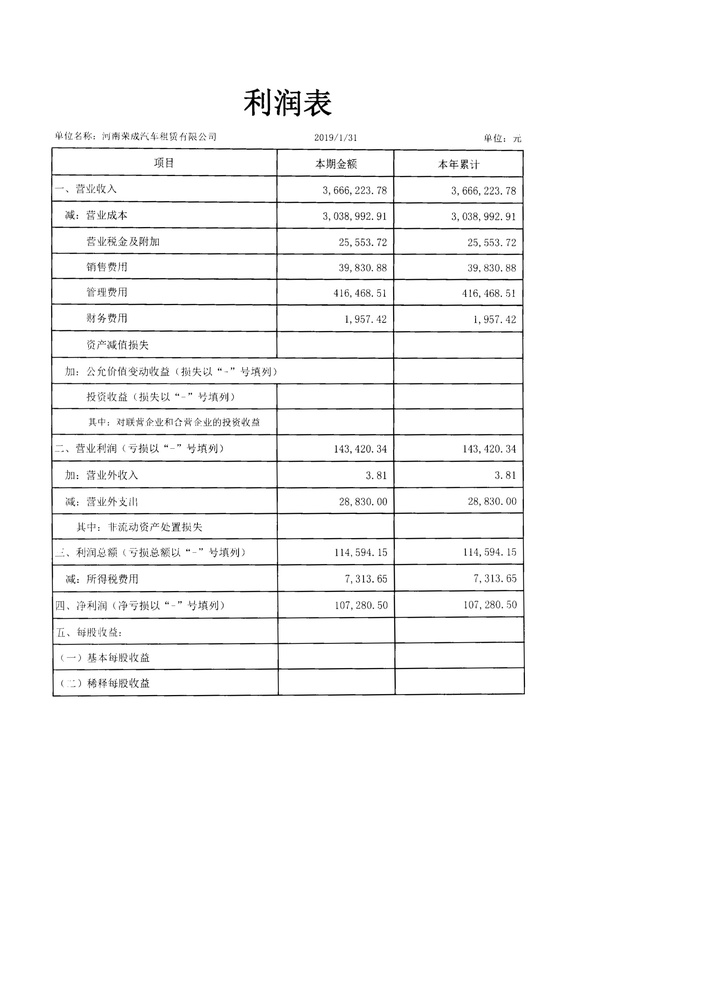
#> input picture test_images/rotated02.jpg, 706 x 999 px, shrunk from 2480 x 3507 before the run, found by its file name
$ python tableRecognition.py
#> lines starting #> are read from the running program, lines starting #| are printed output that depends on the picture; after the words box and inside, x2 and y2 are one past the last pixel; in counts of white or black regions, pixels touching at a corner belong together
#> further down, src is the input picture: shape (999, 706, 3); min 0, max 255, mean 247.5
import cv2
import numpy as np
import math
import xlsxwriter
import os
import pandas as pd
from addict import Dict

# 构建一个类，作用类似于结构体
class cell:
	# [4 lines left out: function __init__, not called in this run]

class TabRecognition:
	def __init__(self,image,logPath):
		'''
		image: original image
		target: the combine of box and content
		'''
		self.image = image
		self.logPath = logPath

	'''
	函数 islianjie（） 用于判断两点之间是否有连接。原理：两点之间 取多条 垂直的 横截线段，如果有像素值为0的，可以判断这两点是断开的。
	'''
	# [16 lines left out: function islianjie, not called in this run]

	def crossingpointDetection(self):
		raw = self.image
		gray = cv2.cvtColor(raw, cv2.COLOR_BGR2GRAY)    #  转换为灰度图片
		binary = cv2.adaptiveThreshold(~gray, 255, cv2.ADAPTIVE_THRESH_GAUSSIAN_C, cv2.THRESH_BINARY, 35, -5)
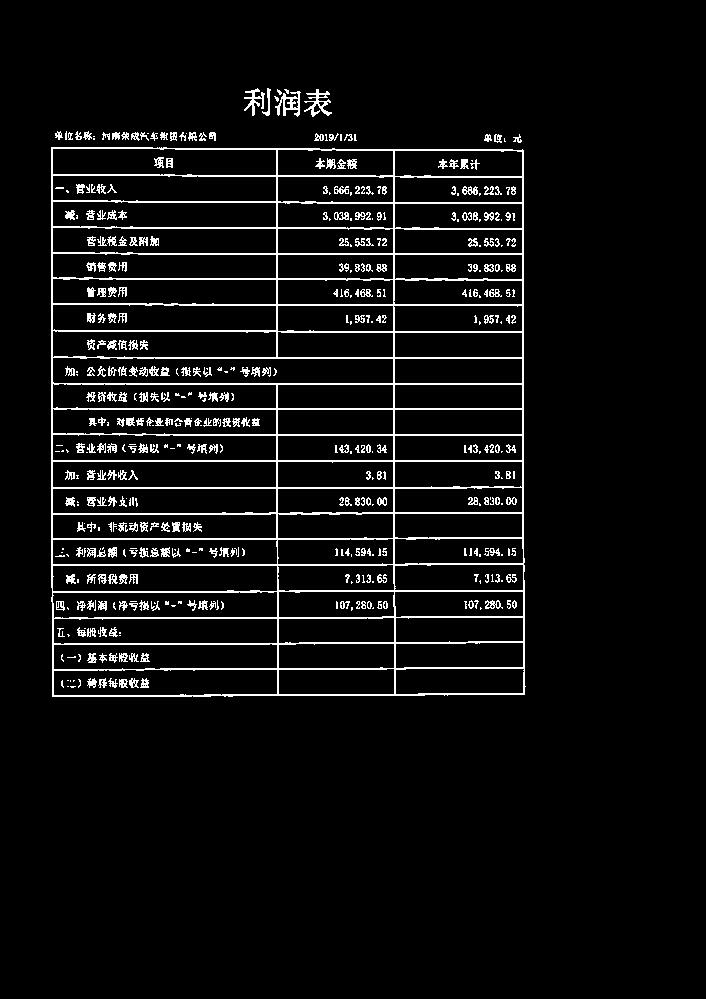
#> binary: shape (999, 706); 5.6% white in thin lines or dots, all inside (x1, y1, x2, y2) = (51, 88, 526, 697)

		# 自适应获取核值
		rows, cols = binary.shape
#> rows = 999; cols = 706
		scale = 20
		scale2 = 15
		# 形态学处理，识别横线:
		kernel = cv2.getStructuringElement(cv2.MORPH_RECT, (cols // scale, 1))
		kernel1 = cv2.getStructuringElement(cv2.MORPH_RECT, (cols // scale2, 1))
		eroded = cv2.erode(binary, kernel, iterations=1)
#> eroded: shape (999, 706); 2.4% white in thin lines or dots, all inside (x1, y1, x2, y2) = (68, 147, 508, 697)
		dilated_col = cv2.dilate(eroded, kernel1, iterations=1)
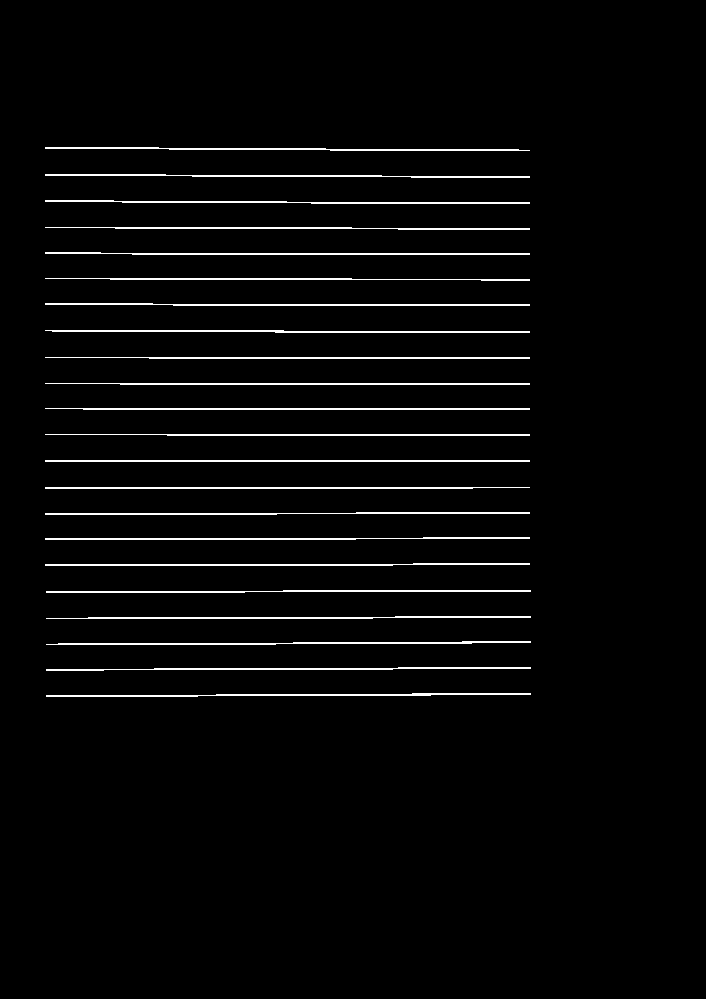
#> dilated_col: shape (999, 706); 2.9% white in thin lines or dots, all inside (x1, y1, x2, y2) = (45, 147, 531, 697)
		cv2.imwrite(self.logPath+"1_横向形态学.jpg", dilated_col)

		# 形态学处理，识别竖线：
		# scale = 40#scale越大，越能检测出不存在的线
		kernel = cv2.getStructuringElement(cv2.MORPH_RECT, (1, rows // 35))  # scale
#> kernel = 28 values from 1 to 1
		kernel2 = cv2.getStructuringElement(cv2.MORPH_RECT, (1, rows // 20))  # scale2
#> kernel2 = 49 values from 1 to 1
		eroded = cv2.erode(binary, kernel, iterations=1)
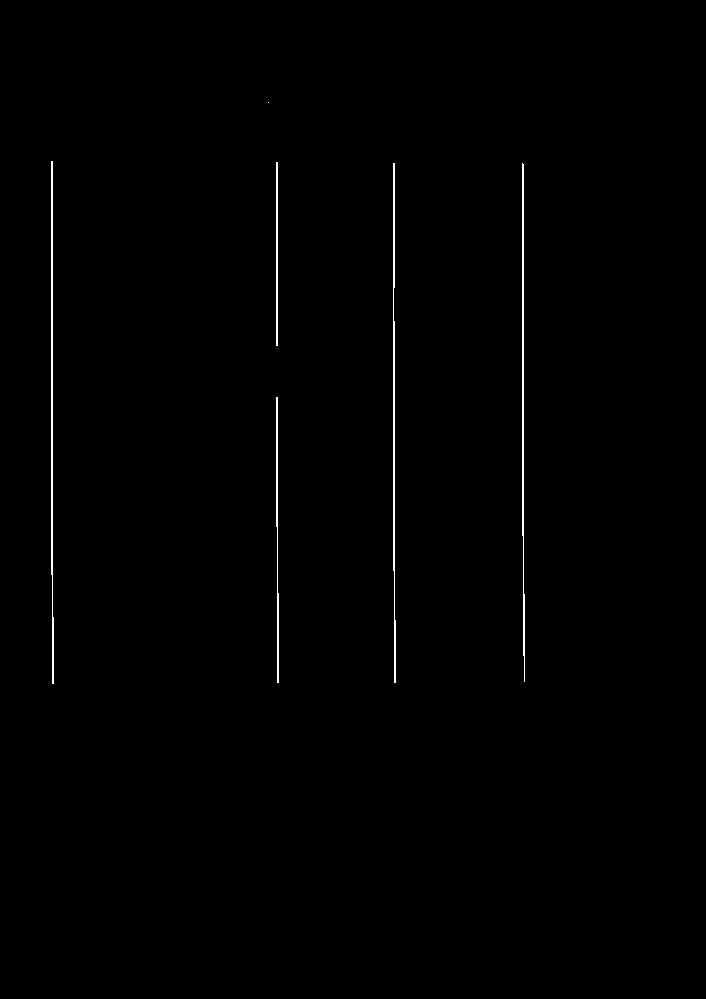
#> eroded: shape (999, 706); 0.54% white in thin lines or dots, all inside (x1, y1, x2, y2) = (51, 102, 525, 684)
		dilated_row = cv2.dilate(eroded, kernel2, iterations=1)
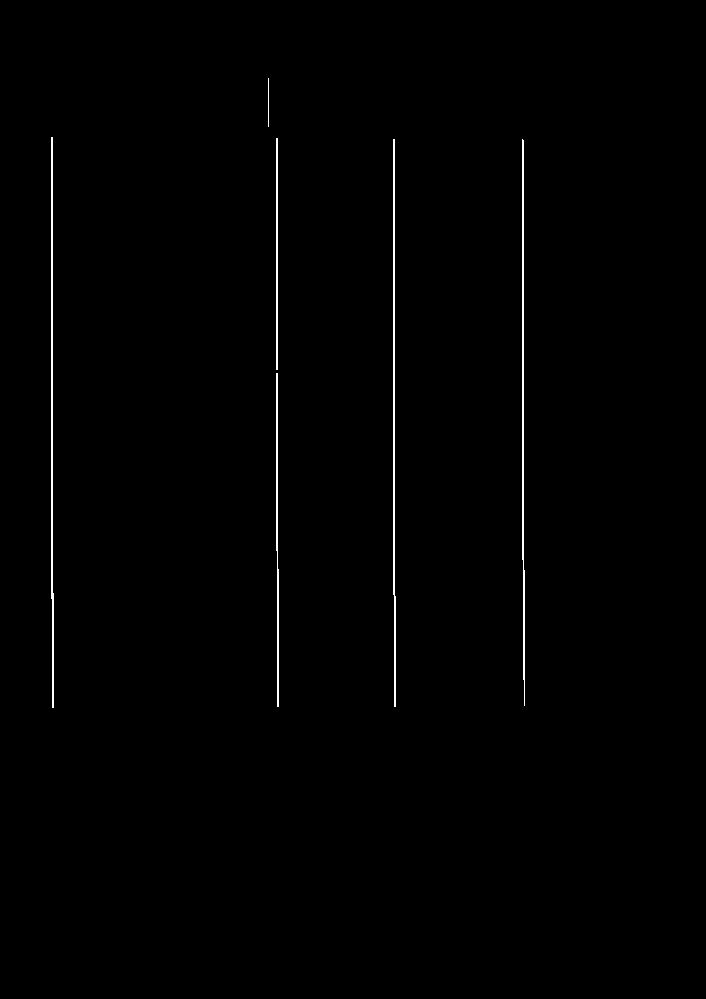
#> dilated_row: shape (999, 706); 0.64% white in thin lines or dots, all inside (x1, y1, x2, y2) = (51, 78, 525, 708)
		cv2.imwrite(self.logPath+"2_竖向形态学.jpg", dilated_row)

		# 将识别出来的横竖线合起来
		bitwise_and = cv2.bitwise_and(dilated_col, dilated_row)  # 对二值图进行 与操作，即可求得交点
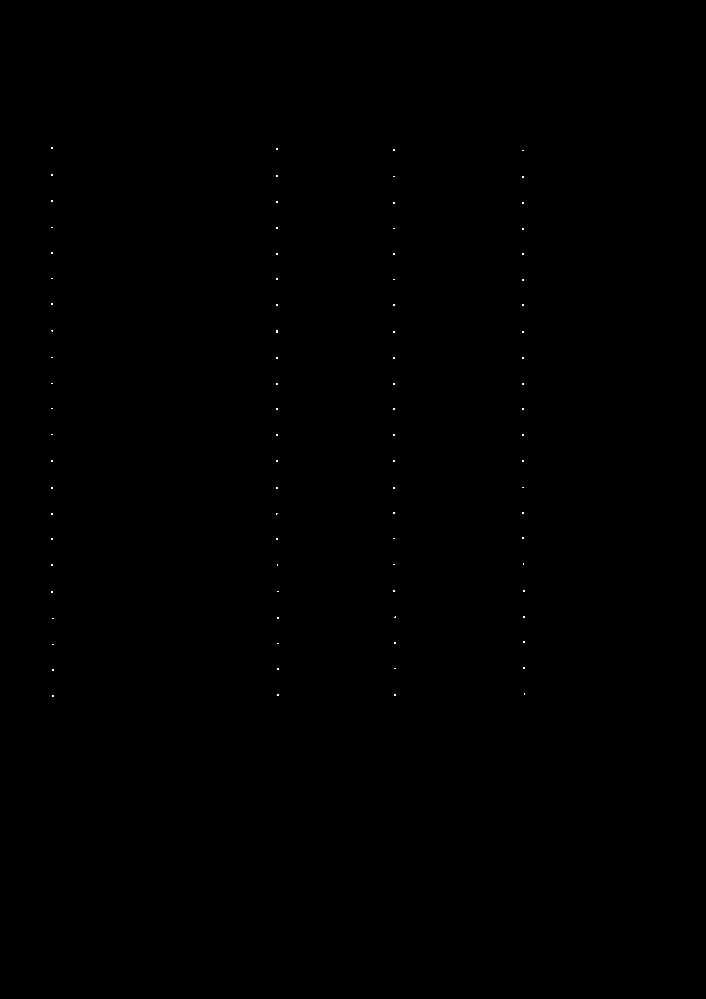
#> bitwise_and: shape (999, 706); 0.04% white in thin lines or dots, all inside (x1, y1, x2, y2) = (51, 147, 525, 697)
		cv2.imwrite(self.logPath+"3_横向竖向交点.jpg", bitwise_and)

		# 标识表格轮廓
		merge = cv2.add(dilated_col, dilated_row)
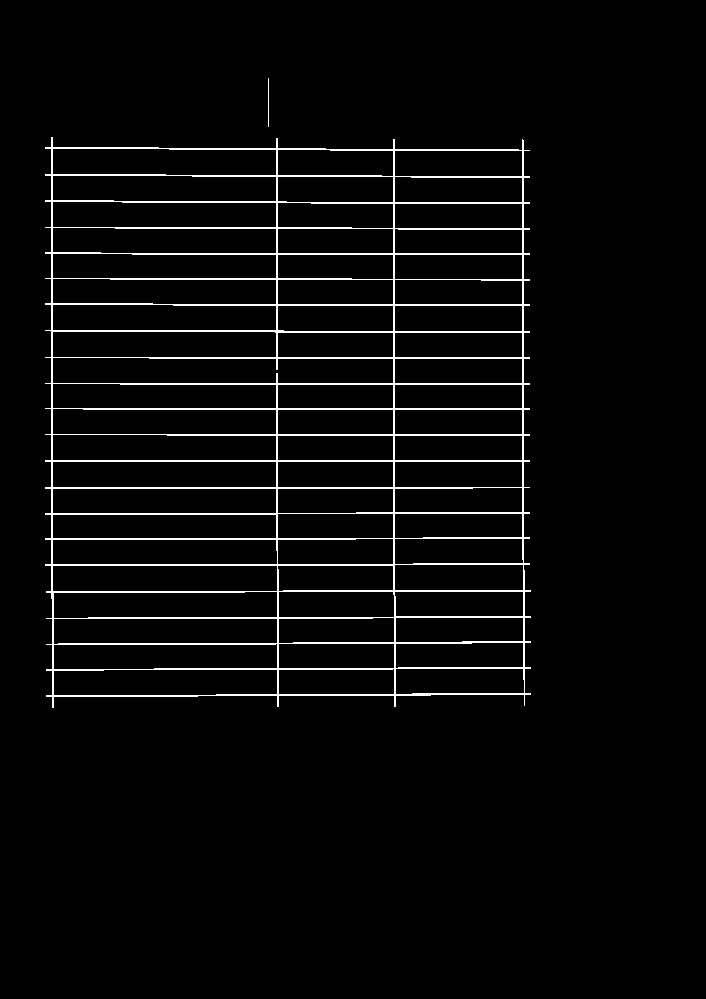
#> merge: shape (999, 706); 3.5% white in thin lines or dots, all inside (x1, y1, x2, y2) = (45, 78, 531, 708)
		ret,binary = cv2.threshold(merge, 127, 255, cv2.THRESH_BINARY)
		self.merge = merge.copy()
		cv2.imwrite(self.logPath+"4_横竖交点阈值化.jpg", binary)

		ys, xs = np.where(bitwise_and > 0)
#> ys = 309 values from 147 to 696; xs = 309 values, max 524 at index 245, min 51 at index 0, mean 317.1

		'''
		关键点： 利用相邻位置信息，过滤重复直线。输出为： 交点的横纵坐标数组y_point_arr， x_point_arr
		'''
		# 交点的横纵坐标数组
		y_point_arr = []
		x_point_arr = []
		# 通过排序，排除掉相近的像素点，只取相近值的中位数点
		# 这个3就是两个像素点的距离，不是固定的，根据不同的图片会有调整，基本上为单元格表格的高度（y坐标跳变）和长度（x坐标跳变）
		i = 0
		sort_x_point = np.sort(xs)
#> sort_x_point = 309 values from 51 to 524
		tmpIndex = 0
		for i in range(len(sort_x_point) - 1):
			if sort_x_point[i + 1] - sort_x_point[i] > 3:
				midIndex = (tmpIndex + i) // 2
				x_point_arr.append(sort_x_point[midIndex])
				tmpIndex = i + 1
			i = i + 1
#> this loop made 308 passes
#> midIndex on passes 71, 154, 229: 35, 112, 191
#> after the loop, x_point_arr = [52, 277, 394]
		x_point_arr.append(sort_x_point[i])  # 要将最后一个点加入

		i = 0
		sort_y_point = np.sort(ys)
#> sort_y_point = 309 values from 147 to 696
		tmpIndex = 0
		for i in range(len(sort_y_point) - 1):
			if sort_y_point[i + 1] - sort_y_point[i] > 3:
				midIndex = (tmpIndex + i) // 2
				y_point_arr.append(sort_y_point[midIndex])
				tmpIndex = i + 1
			i = i + 1
#> this loop made 308 passes
#> midIndex on passes 14, 28, 44, 56, 72, 84, 100, 117, 131, 145, 159, 173: 6, 20, 35, 49, 63, 77, 91, 108, 123, 137, 151, 165
#> after the loop, y_point_arr = [149, 176, 202, 228, 253, 279, 304, 331, 357, 383, 408, 434, 460, 487, 513, 538, 564, 591, 617, 642, 668]
		y_point_arr.append(sort_y_point[i])

		self.y_crossingpoint_arr = y_point_arr
#> self.y_crossingpoint_arr = [149, 176, 202, 228, 253, 279, 304, 331, 357, 383, 408, 434, 460, 487, 513, 538, 564, 591, 617, 642, 668, 696]
		self.x_crossingpoint_arr = x_point_arr
#> self.x_crossingpoint_arr = [52, 277, 394, 524]
		return y_point_arr, x_point_arr


	# [190 lines left out: functions cellRecognition, detnrec, generateExcelFile, not called in this run]

''' Discarded '''
class tableExtration():
	# [71 lines left out: functions __init__, recognizeTable, filterCrossPoint, not called in this run]

	'''
	函数 islianjie() 用于判断两点之间是否有连接。原理：两点之间 取多条 垂直的 横截线段，如果有像素值为0的，可以判断这两点是断开的。
	'''
	# [207 lines left out: functions islianjie, is_inside, excelGeneration, __call__, check_internal_results, not called in this run]


if __name__ == "__main__":
	imgPath='/home/elimen/Data/dbnet_pytorch/test_images/rotated02.jpg'
	respath='/home/elimen/Data/dbnet_pytorch/test_results/tableExtration/'
	src = cv2.imread(imgPath,1)
	tab_rec = TabRecognition(src,respath)
	tab_rec.crossingpointDetection()

$ run again, with test_images/insB.jpg copied over test_images/rotated02.jpg
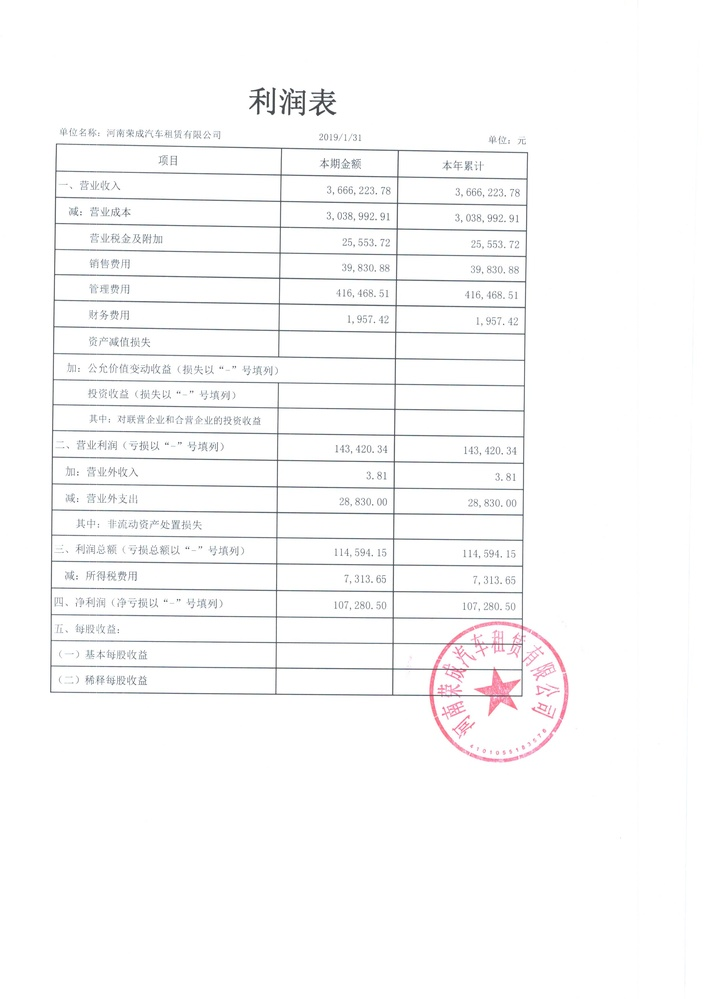
#> input picture test_images/insB.jpg, 706 x 999 px, shrunk from 2480 x 3507 before the run, found by its file name
#> src is the input picture: shape (999, 706, 3); mean B, G, R 250, 249.7, 249.9
#> in crossingpointDetection, `binary = cv2.adaptiveThreshold(~gray, 255, cv2.ADAPTIVE_THRESH_GAUSSIA..`:
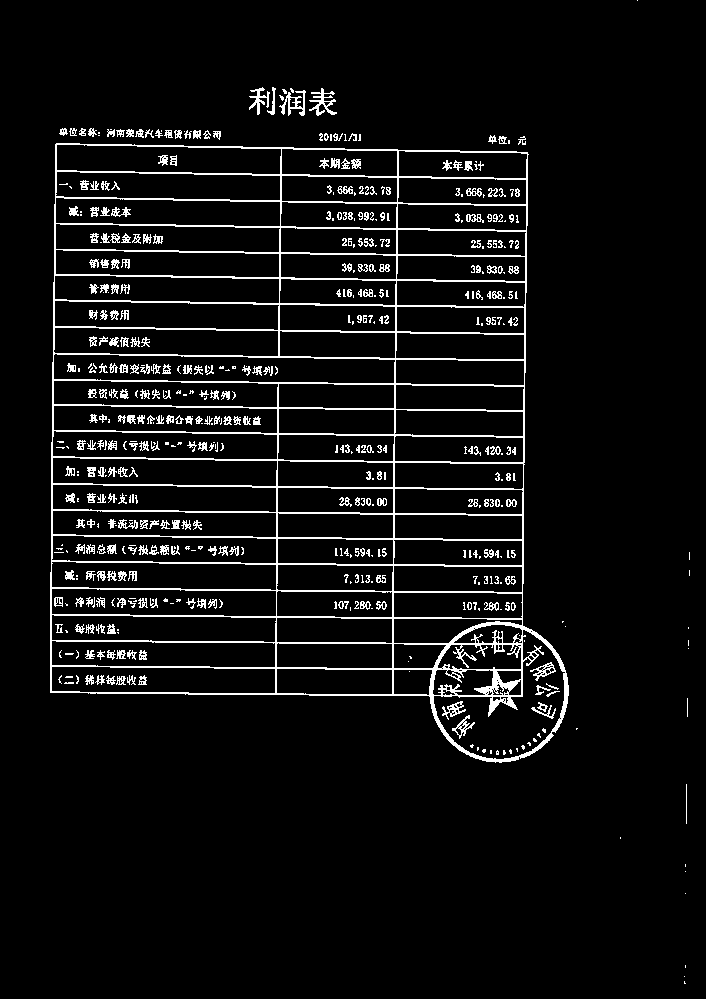
#> binary: shape (999, 706); 6.1% white in thin lines or dots, all inside (x1, y1, x2, y2) = (50, 0, 690, 984)
#> dilated_col: shape (999, 706); 3.1% white in thin lines or dots, all inside (x1, y1, x2, y2) = (44, 144, 534, 760)
#> dilated_row: shape (999, 706); 0.71% white in thin lines or dots, all inside (x1, y1, x2, y2) = (50, 77, 687, 835)
#> bitwise_and: shape (999, 706); 0.05% white in thin lines or dots, all inside (x1, y1, x2, y2) = (50, 144, 528, 697)
#> in crossingpointDetection, `merge = cv2.add(dilated_col, dilated_row)`:
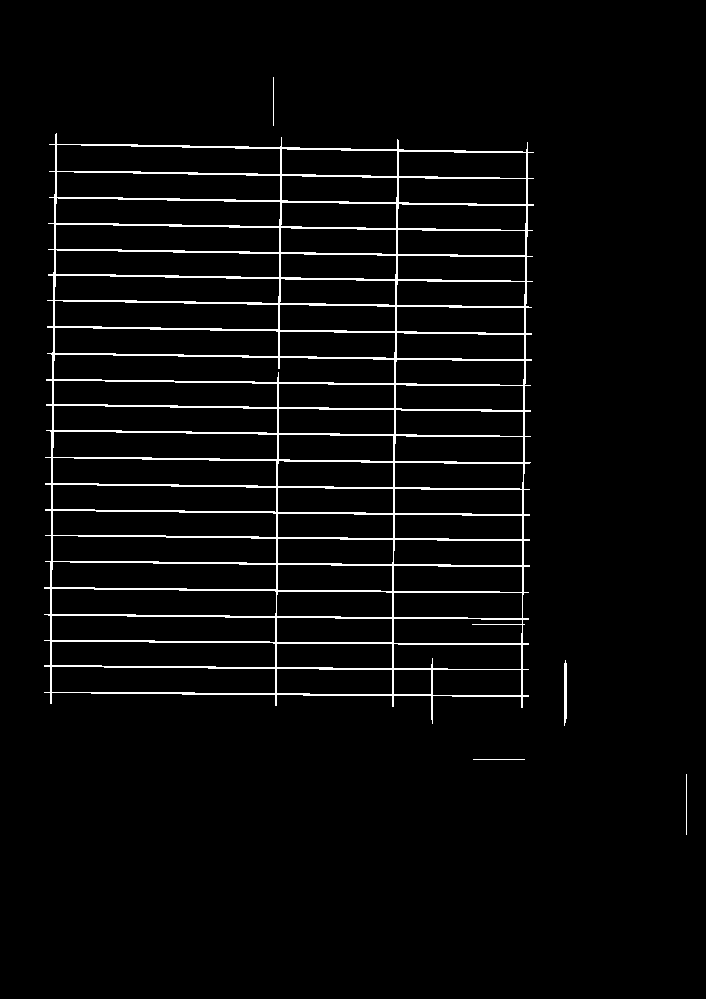
#> merge: shape (999, 706); 3.8% white in thin lines or dots, all inside (x1, y1, x2, y2) = (44, 77, 687, 835)
#> ys = 339 values from 144 to 696; xs = 339 values, max 527 at index 11, min 50 at index 259, mean 314.7
#> sort_x_point = 339 values from 50 to 527
#> the loop in crossingpointDetection, `for i in range(len(sort_x_point) - 1):` made 338 passes
#> midIndex on passes 75, 167, 261, 269: 37, 120, 213, 264
#> after the loop in crossingpointDetection, `for i in range(len(sort_x_point) - 1):`: x_point_arr = [52, 277, 394, 431]
#> sort_y_point = 339 values from 144 to 696
#> the loop in crossingpointDetection, `for i in range(len(sort_y_point) - 1):` made 338 passes
#> midIndex on passes 12, 24, 41, 56, 70, 88, 102, 120: 5, 17, 32, 48, 62, 78, 94, 110
#> after the loop in crossingpointDetection, `for i in range(len(sort_y_point) - 1):`: y_point_arr = [148, 175, 202, 227, 254, 278, 305, 331, 357, 383, 408, 434, 461, 487, 513, 538, 564, 591, 617, 624, 643, 668]
#> self.y_crossingpoint_arr = [148, 175, 202, 227, 254, 278, 305, 331, 357, 383, 408, 434, 461, 487, 513, 538, 564, 591, 617, 624, 643, 668, 696]
#> self.x_crossingpoint_arr = [52, 277, 394, 431, 527]
